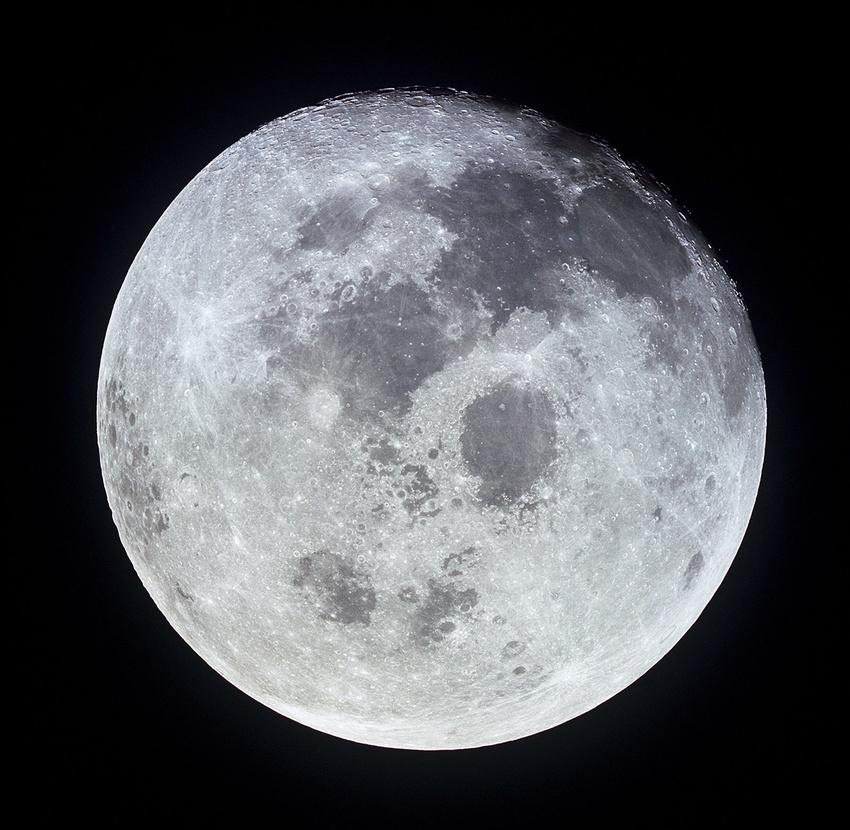
#> input picture code/images/moon.jpg, 850 x 830 px, shrunk from 1600 x 1563 before the run
$ python horisontal_edges_with_prewitt_mask.py
#> lines starting #> are read from the running program, lines starting #| are printed output that depends on the picture
import cv2
from scipy import ndimage
from skimage import img_as_ubyte, img_as_int
import numpy as np
from matplotlib import pyplot as plt

moon = cv2.imread('images/moon.jpg', 0)
#> moon: shape (830, 850); min 0, max 255, mean 85.7
img = img_as_int(moon)

prewitt_horisontal = np.array([[-1, -1, -1], [0, 0, 0], [1, 1, 1]], dtype = 'float64')

convolved_img = ndimage.convolve(img, prewitt_horisontal, mode = 'constant', cval = 0.0)
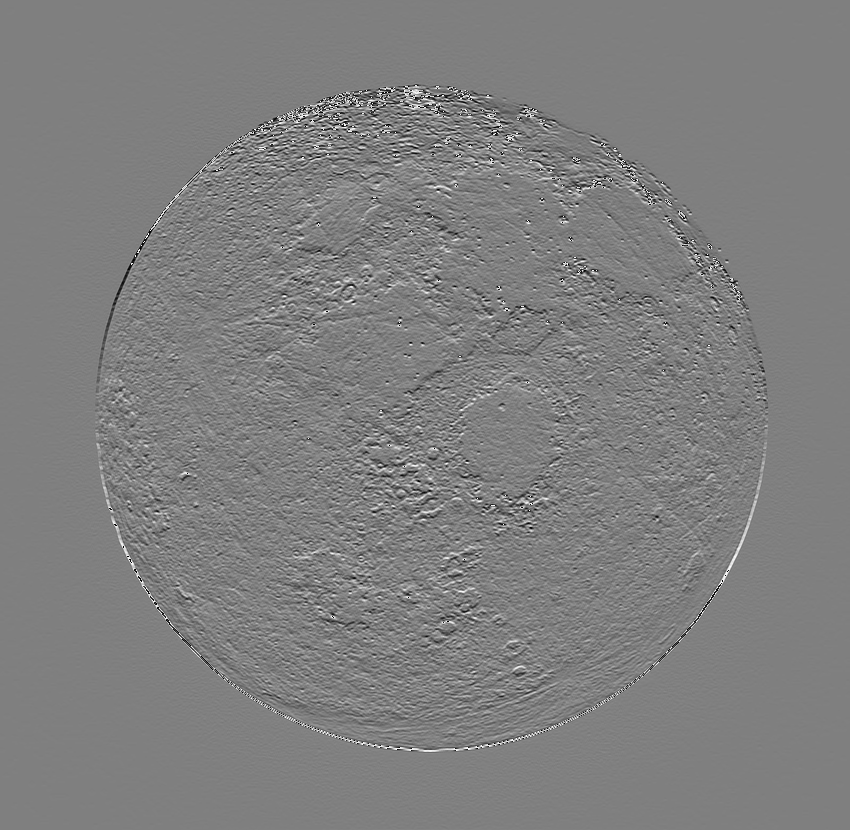
#> convolved_img: shape (830, 850) int16; min -32768, max 32767, mean -57.7; drawn with min black and max white

prewitt_horisontal_out = img_as_ubyte(convolved_img)
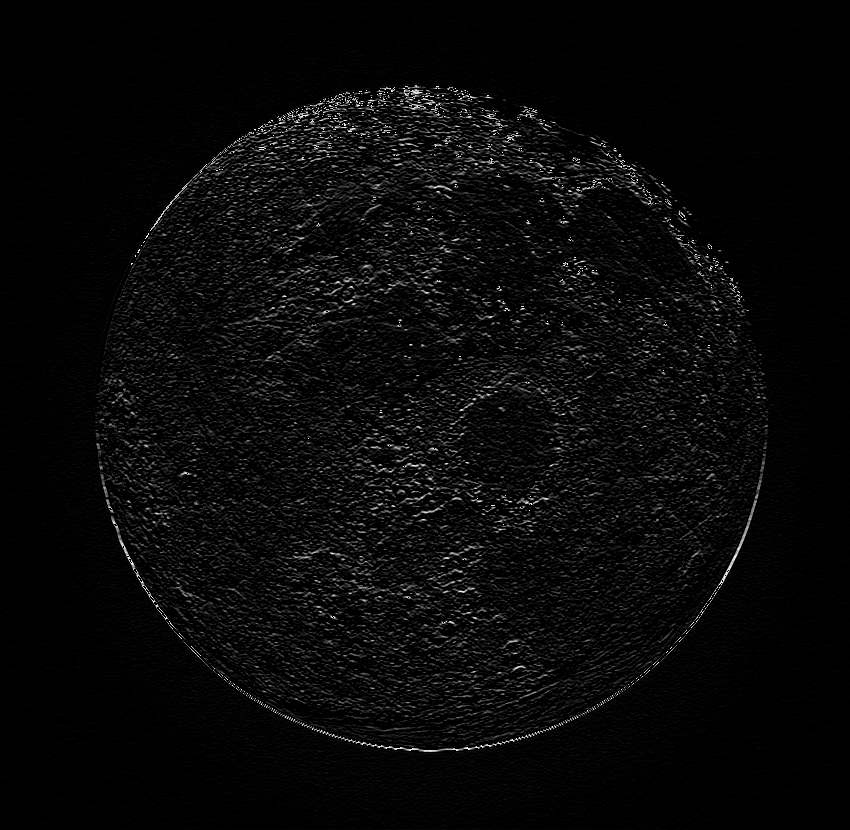
#> prewitt_horisontal_out: shape (830, 850); min 0, max 255, mean 8.8

plt.imshow(prewitt_horisontal_out, cmap = 'gray')

plt.show()
